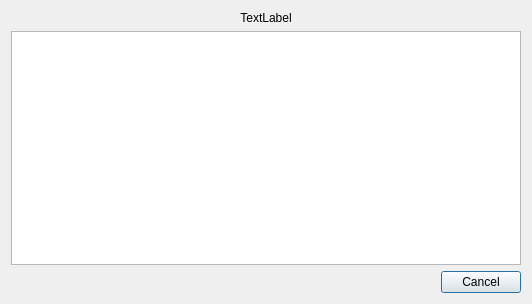
<?xml version="1.0" encoding="UTF-8"?>
<ui version="4.0">
 <class>ScanDialog</class>
 <widget class="QDialog" name="ScanDialog">
  <property name="geometry">
   <rect>
    <x>0</x>
    <y>0</y>
    <width>532</width>
    <height>304</height>
   </rect>
  </property>
  <property name="windowTitle">
   <string>Dialog</string>
  </property>
  <layout class="QGridLayout" name="gridLayout">
   <item row="0" column="0" colspan="2">
    <widget class="QLabel" name="tipLabel">
     <property name="text">
      <string>TextLabel</string>
     </property>
     <property name="alignment">
      <set>Qt::AlignCenter</set>
     </property>
    </widget>
   </item>
   <item row="2" column="0">
    <spacer name="horizontalSpacer">
     <property name="orientation">
      <enum>Qt::Horizontal</enum>
     </property>
     <property name="sizeHint" stdset="0">
      <size>
       <width>430</width>
       <height>20</height>
      </size>
     </property>
    </spacer>
   </item>
   <item row="2" column="1">
    <widget class="QPushButton" name="cancelButton">
     <property name="text">
      <string>Cancel</string>
     </property>
    </widget>
   </item>
   <item row="1" column="0" colspan="2">
    <widget class="BLEListWidget" name="bleListWidget"/>
   </item>
  </layout>
 </widget>
 <customwidgets>
  <customwidget>
   <class>BLEListWidget</class>
   <extends>QListWidget</extends>
   <header location="global">widget/BLEListWidget.h</header>
  </customwidget>
 </customwidgets>
 <resources/>
 <connections/>
</ui>
